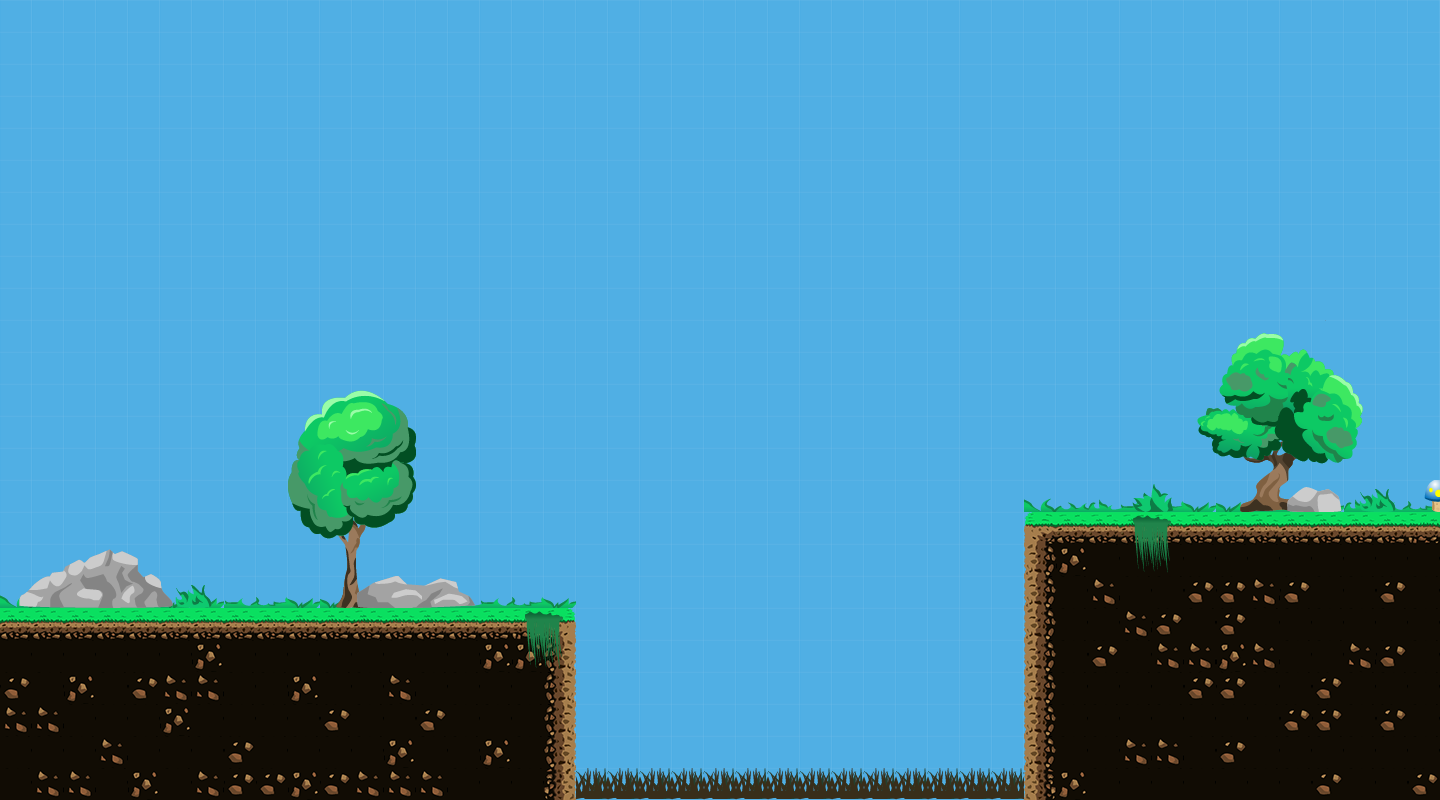

Rendered tile map (Tiled .tmx) drawn with the repository's tilesets; below, a short description and the map source with its tile grids summarised:
An orthogonal 45x25 tile map with 32x32 px tiles, 8 tile layers (небо, земля, трава, кусты, ...) and 8 objects (finish, start, death).

<map version="1.10" tiledversion="1.10.1" orientation="orthogonal" renderorder="right-down" width="45" height="25" tilewidth="32" tileheight="32" infinite="0" nextlayerid="11" nextobjectid="17">
 <tileset firstgid="1" name="tileset" tilewidth="32" tileheight="32" tilecount="728" columns="28">
  <image source="tileset.png" width="896" height="832" />
 </tileset>
 <layer id="1" name="небо" width="45" height="25">
  <data>[1125 cells, 1125 non-empty, 1 distinct tile ids]</data>
 </layer>
 <layer id="3" name="земля" width="45" height="25">
  <data>[1125 cells, 239 non-empty, 13 distinct tile ids]</data>
 </layer>
 <layer id="4" name="трава" width="45" height="25">
  <data>[1125 cells, 45 non-empty, 7 distinct tile ids]</data>
 </layer>
 <layer id="7" name="кусты" width="45" height="25">
  <data>[1125 cells, 22 non-empty, 5 distinct tile ids]</data>
 </layer>
 <layer id="5" name="трава2" width="45" height="25">
  <data>[1125 cells, 8 non-empty, 4 distinct tile ids]</data>
 </layer>
 <layer id="6" name="деревтя" width="45" height="25">
  <data>[1125 cells, 64 non-empty, 64 distinct tile ids]</data>
 </layer>
 <layer id="8" name="камни" width="45" height="25">
  <data>[1125 cells, 18 non-empty, 18 distinct tile ids]</data>
 </layer>
 <layer id="9" name="декор" width="45" height="25">
  <data>[1125 cells, 1 non-empty, 1 distinct tile ids]</data>
 </layer>
 <objectgroup id="10" name="collisions">
  <object id="1" x="2.92341" y="620.584" width="571.527" height="177.508" />
  <object id="3" x="1026.12" y="521.573" width="416.586" height="276.519" />
  <object id="5" name="finish" x="1391.78" y="446.744" width="16.0788" height="65.7768" />
  <object id="6" name="start" x="29.6192" y="549.602" width="35.081" height="61.0448" />
  <object id="10" x="-22" y="1" width="25" height="617" />
  <object id="11" x="1435" y="0.5" width="70" height="519" />
  <object id="15" x="5.33333" y="-21.3333" width="1430.67" height="24" />
  <object id="16" name="death" x="575.5" y="768.334" width="452" height="61.3333" />
 </objectgroup>
</map>
